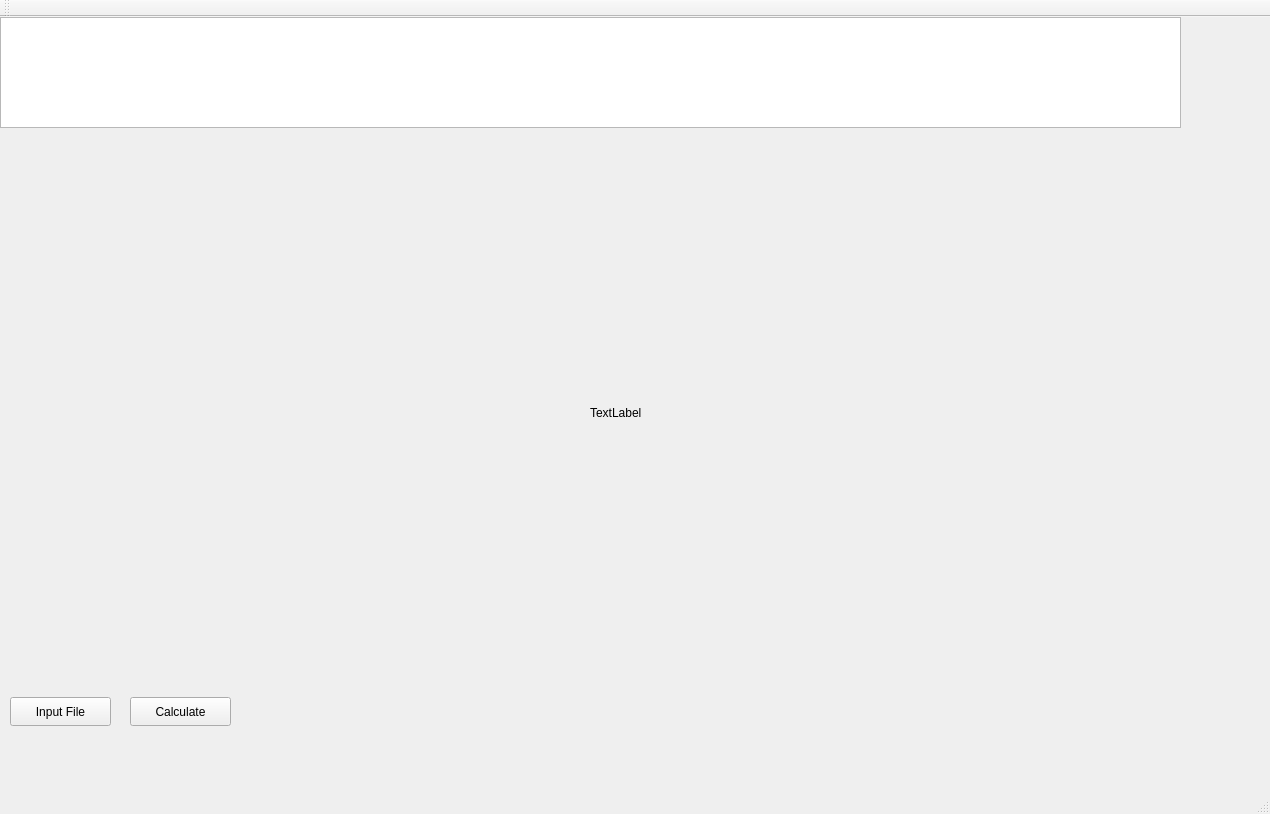
<?xml version="1.0" encoding="UTF-8"?>
<ui version="4.0">
 <class>CN_HW8</class>
 <widget class="QMainWindow" name="CN_HW8">
  <property name="geometry">
   <rect>
    <x>0</x>
    <y>0</y>
    <width>1270</width>
    <height>814</height>
   </rect>
  </property>
  <property name="windowTitle">
   <string>CN_HW8</string>
  </property>
  <widget class="QWidget" name="centralWidget">
   <widget class="QTextBrowser" name="textBrowser">
    <property name="geometry">
     <rect>
      <x>0</x>
      <y>0</y>
      <width>1181</width>
      <height>111</height>
     </rect>
    </property>
   </widget>
   <widget class="QPushButton" name="fileDialog">
    <property name="geometry">
     <rect>
      <x>10</x>
      <y>680</y>
      <width>101</width>
      <height>29</height>
     </rect>
    </property>
    <property name="text">
     <string>Input File</string>
    </property>
   </widget>
   <widget class="QPushButton" name="calculate">
    <property name="geometry">
     <rect>
      <x>130</x>
      <y>680</y>
      <width>101</width>
      <height>29</height>
     </rect>
    </property>
    <property name="text">
     <string>Calculate</string>
    </property>
   </widget>
   <widget class="QLabel" name="drawGraphics">
    <property name="geometry">
     <rect>
      <x>10</x>
      <y>110</y>
      <width>571</width>
      <height>461</height>
     </rect>
    </property>
    <property name="text">
     <string/>
    </property>
   </widget>
   <widget class="QLabel" name="drawGraphics2">
    <property name="geometry">
     <rect>
      <x>590</x>
      <y>110</y>
      <width>591</width>
      <height>571</height>
     </rect>
    </property>
    <property name="text">
     <string>TextLabel</string>
    </property>
   </widget>
  </widget>
  <widget class="QMenuBar" name="menuBar">
   <property name="geometry">
    <rect>
     <x>0</x>
     <y>0</y>
     <width>1270</width>
     <height>23</height>
    </rect>
   </property>
  </widget>
  <widget class="QToolBar" name="mainToolBar">
   <attribute name="toolBarArea">
    <enum>TopToolBarArea</enum>
   </attribute>
   <attribute name="toolBarBreak">
    <bool>false</bool>
   </attribute>
  </widget>
  <widget class="QStatusBar" name="statusBar"/>
 </widget>
 <layoutdefault spacing="6" margin="11"/>
 <resources/>
 <connections/>
</ui>
